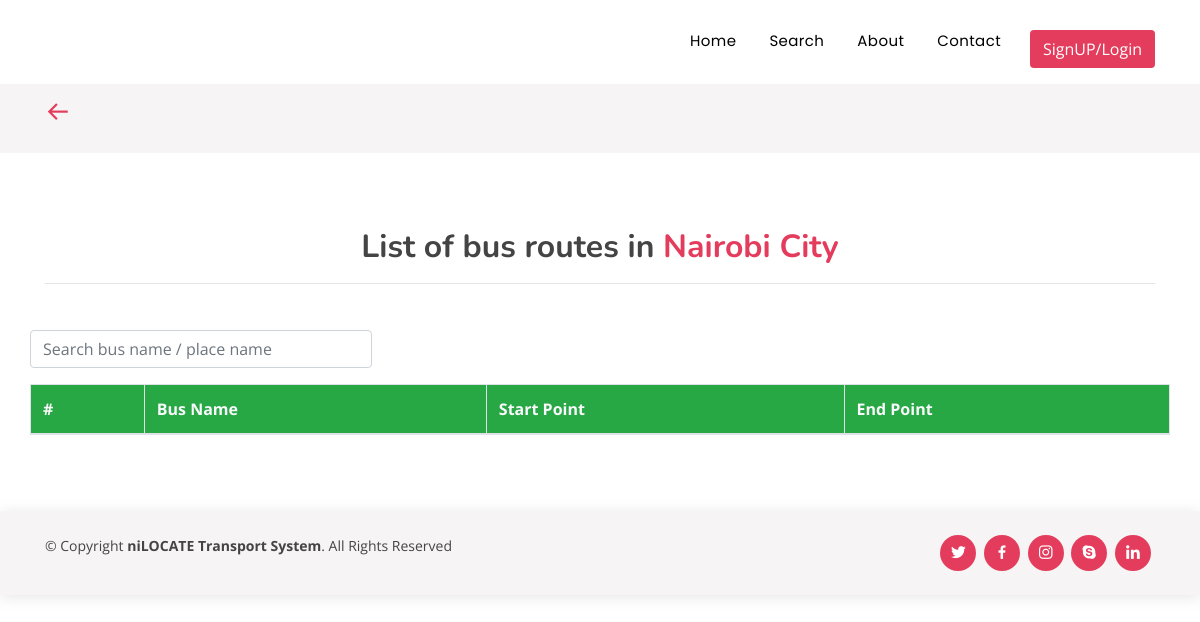
Before: /smartTracking/allbuses/ with the older database file.
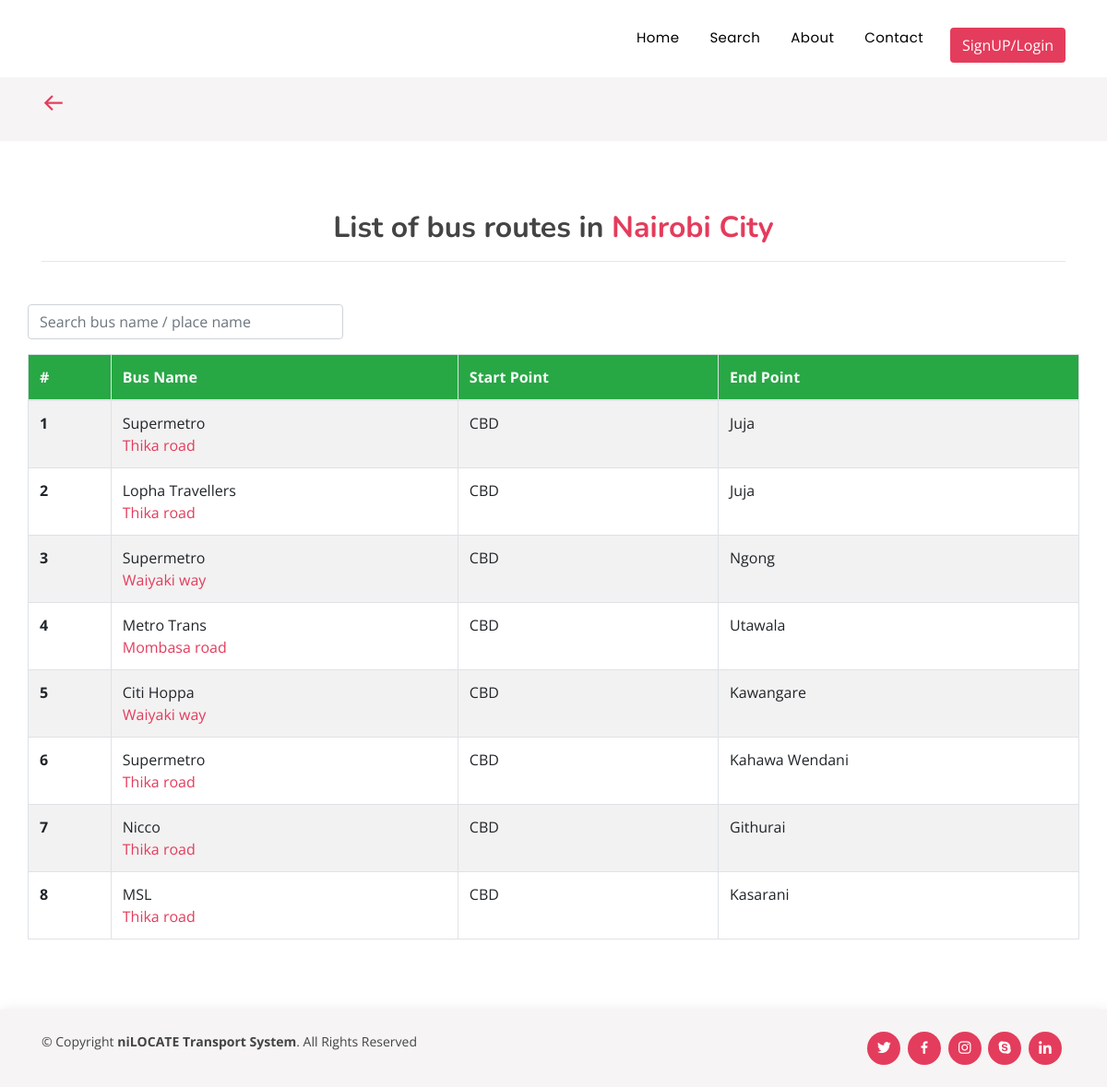
After: the same page with the newer database file.
### home_page/models.py (models this page shows)
class BusInformation(models.Model):
    bus_id = models.AutoField(primary_key=True)  # auto generated
    bus_name = models.CharField(max_length=255)  # bus name
    bus_sourcetodestination = models.CharField(max_length=80)  # Source to destination
    bus_viaroad = models.TextField()  # for regular expression operation
    bus_type = models.CharField(max_length=15)  # bus type
    route_id = models.ForeignKey('Route', on_delete=models.CASCADE)  # added foreignKey from Route Table

class Route(models.Model):
    route_id = models.AutoField(primary_key=True)  # auto generated
    routes = models.TextField()  # place name as text

### smartTracking/views.py (the view)
# urls.py: path('allbuses/', views.allbuses, name='allbuses'),
def allbuses(request):
    buses = BusInformation.objects.all()
    buses_list = []
    for bus in buses:
        source_destination = str(bus.bus_sourcetodestination)
        start, end = source_destination.split(sep='-', maxsplit=1)
        routes = bus.route_id.routes
        routes = routes.split(sep=',')
        design = str(routes[0])
        for r in range(1, len(routes) - 1):
            design = design + '<->' + str(routes[r])
        data = {
            'bus_id': bus.bus_id,
            'bus_name': bus.bus_name,
            'start': start,
            'end': end,
            'routes': design
        }
        buses_list.append(data)
    contex = {
        'contex': buses_list
    }
    return render(request, 'smartTracking/allbuses.html', contex)

### templates/smartTracking/allbuses.html (shortened to what this page needs)
{% load static %}
<!DOCTYPE html>
<html lang="en">
<head>
  <link rel="stylesheet" href="https://cdn.jsdelivr.net/npm/bootstrap@4.6.0/dist/css/bootstrap.min.css">
  <link href="{% static 'accounts/assets/vendor/icofont/icofont.min.css' %}" rel="stylesheet">
  <link href="{% static 'accounts/assets/vendor/boxicons/css/boxicons.min.css' %}" rel="stylesheet">
  <link href="{% static 'accounts/assets/vendor/remixicon/remixicon.css' %}" rel="stylesheet">
  <link href="{% static 'accounts/assets/vendor/venobox/venobox.css' %}" rel="stylesheet">
  <link href="{% static 'accounts/assets/vendor/owl.carousel/assets/owl.carousel.min.css' %}" rel="stylesheet">
  <link href="{% static 'accounts/assets/css/custom.css' %}" rel="stylesheet">
  <link href="{% static 'accounts/assets/css/style.css' %}" rel="stylesheet">
</head>
<body>
  <header id="header" class="fixed-top ">
    <div class="container d-flex align-items-center">
      <nav class="nav-menu d-none d-lg-block">
        <ul>
          <li><a id="force-black" href="{% url 'home' %}">Home</a></li>
          <li><a id="force-black" href="{% url 'home' %}#services">Search</a></li>
          <li><a id="force-black" href="{% url 'home' %}#team">About</a></li>
          <li><a id="force-black" href="{% url 'home' %}#contact">Contact</a></li>
          {% if user.is_authenticated %}
                    <li style="color: #e43c5c;">Hi</li>
                    <li>
                        <button id="myBtn" type="button" class="btn btn-red" onclick="document.location='{% url 'logout' %}'">
                            Logout
                        </button>
                    </li>
                {% else %}
                    <li>
                        <button id="myBtn" type="button" class="btn btn-red" onclick="document.location='{% url 'accounts' %}'">
                            SignUP/Login
                        </button>
                    </li>
                {% endif %}
        </ul>
      </nav>
    </div>
  </header>
  <main id="main">
   <section id="breadcrumbs" class="breadcrumbs">
          <div class="container">
            <h2><a href="{% url 'home' %}#services"><i class='bx bx-arrow-back'></i></a></h2>
          </div>
   </section>
<section id="about" class="about">
  <div class="container">
    <div class="section-title">
      <h3>List of bus routes in <span>Nairobi City</span></h3>
      <hr>
    </div>
    <div class="row content">
<input style="width: 30%;" id="myInput" type="text" class="form-group pull-left search form-control" placeholder="Search bus name / place name">
<table class="table table-striped table-bordered">
    <thead class="bg-success text-light">
      <tr>
        <th scope="col">#</th>
        <th scope="col">Bus Name</th>
        <th scope="col">Start Point</th>
        <th scope="col">End Point</th>
      </tr>
    </thead>
    <tbody  id="myTable">
    {% for data in contex %}
      <tr>
        <th scope="row">{{ data.bus_id }}</th>
        <td>{{ data.bus_name }} <br><span style="color:#e43c5c">{{ data.routes }}</span></td>
        <td>{{ data.start }}</td>
        <td>{{ data.end }}</td>
      </tr>
    {% endfor %}
    </tbody>
  </table>
    </div>
  </div>
</section>
  </main>
  <footer id="footer">
    <div class="container d-md-flex py-4">
      <div class="mr-md-auto text-center text-md-left">
        <div class="copyright">
          &copy; Copyright <strong><span>niLOCATE Transport System</span></strong>. All Rights Reserved
        </div>
      </div>
      <div class="social-links text-center text-md-right pt-3 pt-md-0">
        <a href="#" class="twitter"><i class="bx bxl-twitter"></i></a>
        <a href="#" class="facebook"><i class="bx bxl-facebook"></i></a>
        <a href="#" class="instagram"><i class="bx bxl-instagram"></i></a>
        <a href="#" class="google-plus"><i class="bx bxl-skype"></i></a>
        <a href="#" class="linkedin"><i class="bx bxl-linkedin"></i></a>
      </div>
    </div>
  </footer>
</body>
</html>

### static/accounts/assets/css/custom.css (style rules this page uses)
#force-black { color: #000000; }
.btn-red { color: white; background-color: #e43c5c; }

### static/accounts/assets/css/style.css (style rules this page uses)
body { font-family: "Open Sans", sans-serif; color: #444444; }
a { color: #e43c5c; }
h1, h2, h3, h4, h5, h6 { font-family: "Nunito", sans-serif; }
#header { transition: all 0.5s; z-index: 997; padding: 20px 0; }
.nav-menu ul { margin: 0; padding: 0; list-style: none; }
.nav-menu > ul { display: flex; }
.nav-menu > ul > li { position: relative; white-space: nowrap; padding: 10px 0 10px 25px; }
.nav-menu a { display: block; position: relative; color: #fff; transition: 0.3s; font-size: 15px; padding: 0 4px; letter-spacing: 0.4px; font-family: "Poppins", sans-serif; }
.nav-menu > ul > li > a:before { content: ""; position: absolute; width: 100%; height: 2px; bottom: -6px; left: 0; background-color: #e43c5c; visibility: hidden; transform: scaleX(0); transition: all 0.3s ease-in-out 0s; }
.mobile-nav { position: fixed; top: 55px; right: 15px; bottom: 15px; left: 15px; z-index: 9999; overflow-y: auto; background: #fff; transition: ease-in-out 0.2s; opacity: 0; visibility: hidden; border-radius: 10px; padding: 10px 0; }
.mobile-nav * { margin: 0; padding: 0; list-style: none; }
.mobile-nav a { display: block; position: relative; color: #493c3e; padding: 10px 20px; font-weight: 500; outline: none; }
section { padding: 60px 0; }
.section-title { text-align: center; padding-bottom: 30px; }
.section-title h3 { margin: 15px 0 0 0; font-size: 32px; font-weight: 700; }
.section-title h3 span { color: #e43c5c; }
.breadcrumbs { padding: 15px ; background: #f6f4f4; margin-top: 84px; }
.breadcrumbs h2 { font-size: 26px; font-weight: 600; }
#footer { color: #444444; font-size: 14px; background: #f6f4f4; box-shadow: 0px 2px 15px rgba(0, 0, 0, 0.1); }
#footer .social-links a { font-size: 18px; display: inline-block; background: #e43c5c; color: #fff; line-height: 1; padding: 8px 0; margin-right: 4px; border-radius: 50%; text-align: center; width: 36px; height: 36px; transition: 0.3s; }

Changed rows visible on the page:
added BusInformation: bus_name "Supermetro"
added Route: routes "Thika road" "Thika road" "Thika road" "Thika road" "Thika road"
added BusInformation: bus_name "Lopha Travellers"
added BusInformation: bus_name "Supermetro"
added Route: routes "Waiyaki way" "Waiyaki way"
added BusInformation: bus_name "Metro Trans"
added Route: routes "Mombasa road"
added BusInformation: bus_name "Citi Hoppa"
added BusInformation: bus_name "Supermetro"
added BusInformation: bus_name "Nicco"
added BusInformation: bus_name "MSL"
Other visible differences:
new list line: "1 CBD Juja"
new list line: "2 CBD Juja"
new list line: "3 CBD Ngong"
new list line: "4 CBD Utawala"
new list line: "5 CBD Kawangare"
new list line: "6 CBD Kahawa Wendani"
new list line: "7 CBD Githurai"
new list line: "8 CBD Kasarani"
